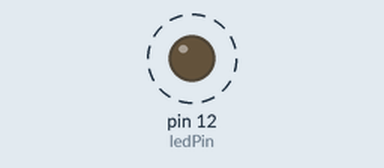
The sketch below on a simulated Arduino Uno, built with avr-gcc and run on an emulated ATmega328P. Shown: output pins drawn as LEDs (lit = HIGH). Dashed ring = blinking.

Above: at 0.5 s.
Timing chart, 0 to 4.6 s (numbered marks = the images above):
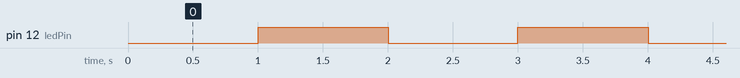

The sketch:

millis_led.ino
```cpp
const int ledPin =  12; // the LED pin number connected
int ledState = LOW;             // used to set the LED state
unsigned long previousMillis = 0;  //will store last time LED was blinked
const long period = 1000;         // period at which to blink in ms

void setup() {
  pinMode(ledPin, OUTPUT); // set ledpin as output
}

void loop() {
 unsigned long currentMillis = millis(); // store the current time
  if (currentMillis - previousMillis >= period) { // check if 1000ms passed
   previousMillis = currentMillis;   // save the last time you blinked the LED
   if (ledState == LOW) { // if the LED is off turn it on and vice-versa
     ledState = HIGH;
   } else {
ledState = LOW;
}
   digitalWrite(ledPin, ledState);//set LED with ledState to blink again
 }
}
```

Measured:
- by itself, pin 12 (ledPin): alternates HIGH for 1.0 s and LOW for 1.0 s
